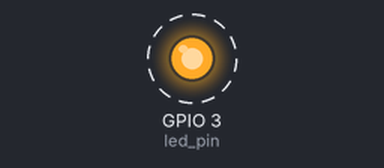
Recording of a program running on a simulated Raspberry Pi (BCM pin numbers). Parts: output pins drawn as LEDs (lit = HIGH). Dashed ring = blinking. Threads take turns every 2 ms; what the program prints to the terminal is not drawn. At 3.0 s the program stops and its outputs stay as they are.

Above: at 0.2 s.
Timing chart, 0 to 3.0 s (numbered marks = the images above):
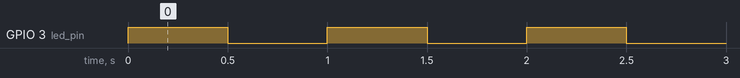

Measured:
- by itself, GPIO 3 (led_pin): alternates HIGH for 0.50 s and LOW for 0.50 s, 6 changes in all, then stays LOW

The program:

led_test.py
```python
#!/usr/bin/env python3

import threading
import time

import RPi.GPIO as GPIO


class LEDBlinker(threading.Thread):
    def __init__(self, *, led_pin=3):
        super().__init__()
        self.led_pin = led_pin
        self.stop_event = threading.Event()

    def run(self):
        GPIO.setup(self.led_pin, GPIO.OUT)

        while not self.stop_event.is_set():
            GPIO.output(self.led_pin, True)
            time.sleep(0.5)
            GPIO.output(self.led_pin, False)
            time.sleep(0.5)

    def stop(self):
        self.stop_event.set()


def main():
    GPIO.setwarnings(False)

    GPIO.setmode(GPIO.BCM)

    led = LEDBlinker(led_pin=3)
    led.start()
    for _ in range(4):
        print('LED Blinking...', flush=True)
        time.sleep(0.7)
    led.stop()
    led.join()


if __name__ == '__main__':
    main()
```
